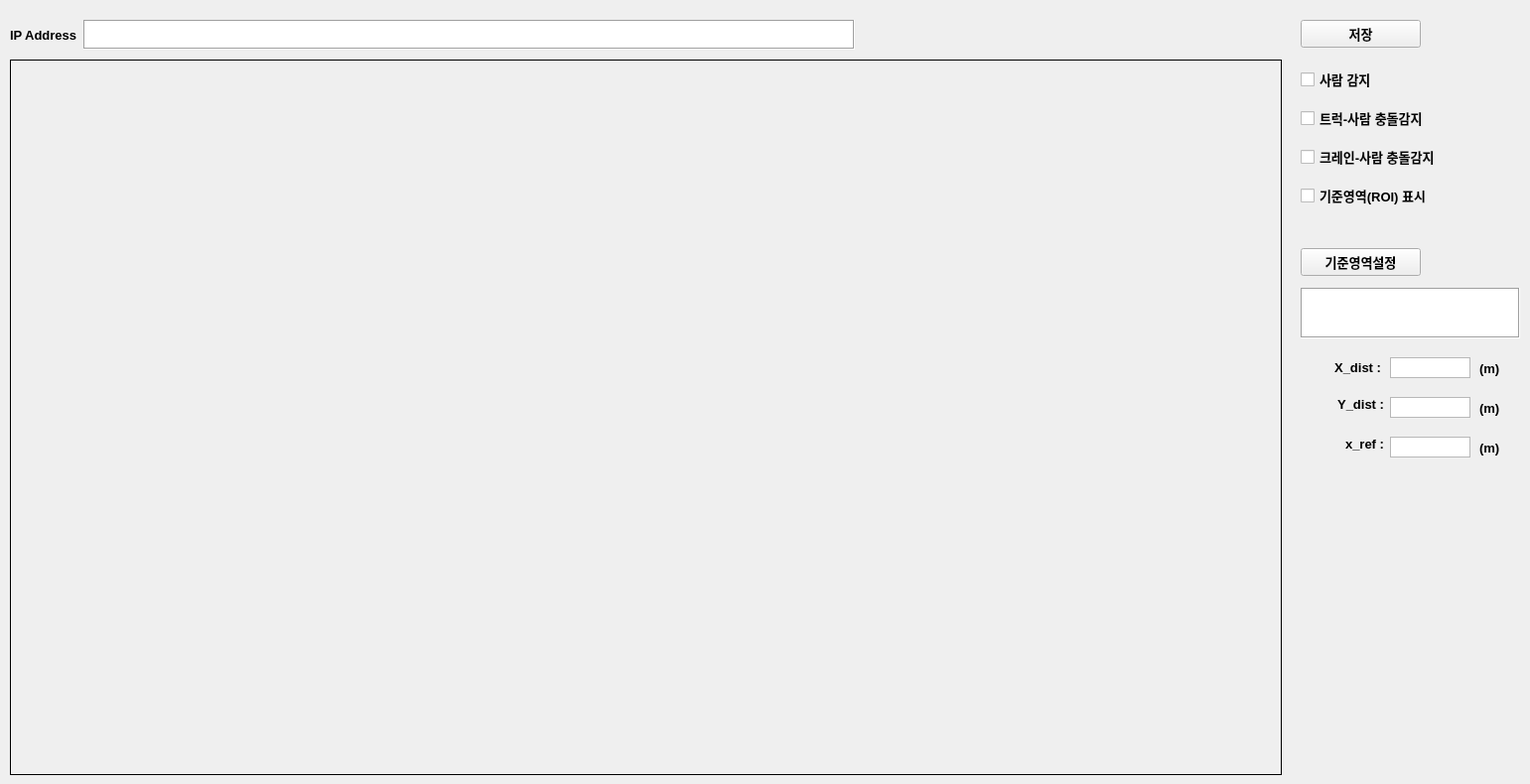
   <widget class="QWidget" name="tab_2">
    <attribute name="title">
     <string>CAM2</string>
    </attribute>
    <widget class="QWidget" name="verticalLayoutWidget_8">
     <property name="geometry">
      <rect>
       <x>10</x>
       <y>60</y>
       <width>1281</width>
       <height>721</height>
      </rect>
     </property>
     <layout class="QVBoxLayout" name="verticalLayout_8">
      <item>
       <widget class="QLabel" name="lbltabimg_cam2">
        <property name="frameShape">
         <enum>QFrame::Box</enum>
        </property>
        <property name="text">
         <string/>
        </property>
       </widget>
      </item>
     </layout>
    </widget>
    <widget class="QWidget" name="horizontalLayoutWidget_4">
     <property name="geometry">
      <rect>
       <x>10</x>
       <y>10</y>
       <width>851</width>
       <height>51</height>
      </rect>
     </property>
     <layout class="QHBoxLayout" name="horizontalLayout_4">
      <item>
       <widget class="QLabel" name="label_4">
        <property name="maximumSize">
         <size>
          <width>200</width>
          <height>30</height>
         </size>
        </property>
        <property name="font">
         <font>
          <family>Arial</family>
          <pointsize>10</pointsize>
          <weight>75</weight>
          <bold>true</bold>
         </font>
        </property>
        <property name="text">
         <string>IP Address</string>
        </property>
       </widget>
      </item>
      <item>
       <widget class="QTextEdit" name="txtipadd_cam2">
        <property name="maximumSize">
         <size>
          <width>16777215</width>
          <height>30</height>
         </size>
        </property>
        <property name="frameShape">
         <enum>QFrame::Box</enum>
        </property>
       </widget>
      </item>
     </layout>
    </widget>
    <widget class="QPushButton" name="pbnroiset_cam2">
     <property name="geometry">
      <rect>
       <x>1310</x>
       <y>250</y>
       <width>121</width>
       <height>28</height>
      </rect>
     </property>
     <property name="font">
      <font>
       <family>Arial</family>
       <pointsize>10</pointsize>
       <weight>75</weight>
       <bold>true</bold>
      </font>
     </property>
     <property name="text">
      <string>기준영역설정</string>
     </property>
    </widget>
    <widget class="QWidget" name="verticalLayoutWidget_7">
     <property name="geometry">
      <rect>
       <x>1310</x>
       <y>60</y>
       <width>222</width>
       <height>161</height>
      </rect>
     </property>
     <layout class="QVBoxLayout" name="verticalLayout_7">
      <item>
       <widget class="QCheckBox" name="chkperson_cam2">
        <property name="font">
         <font>
          <family>Arial</family>
          <pointsize>10</pointsize>
          <weight>75</weight>
          <bold>true</bold>
         </font>
        </property>
        <property name="text">
         <string>사람 감지</string>
        </property>
       </widget>
      </item>
      <item>
       <widget class="QCheckBox" name="chkforkperson_cam2">
        <property name="font">
         <font>
          <family>Arial</family>
          <pointsize>10</pointsize>
          <weight>75</weight>
          <bold>true</bold>
         </font>
        </property>
        <property name="text">
         <string>트럭-사람 충돌감지</string>
        </property>
       </widget>
      </item>
      <item>
       <widget class="QCheckBox" name="chkcraneperson_cam2">
        <property name="font">
         <font>
          <family>Arial</family>
          <pointsize>10</pointsize>
          <weight>75</weight>
          <bold>true</bold>
         </font>
        </property>
        <property name="text">
         <string>크레인-사람 충돌감지</string>
        </property>
       </widget>
      </item>
      <item>
       <widget class="QCheckBox" name="chkroi_cam2">
        <property name="font">
         <font>
          <family>Arial</family>
          <pointsize>10</pointsize>
          <weight>75</weight>
          <bold>true</bold>
         </font>
        </property>
        <property name="text">
         <string>기준영역(ROI) 표시</string>
        </property>
       </widget>
      </item>
     </layout>
    </widget>
    <widget class="QPushButton" name="pbnsave_cam2">
     <property name="geometry">
      <rect>
       <x>1310</x>
       <y>20</y>
       <width>121</width>
       <height>28</height>
      </rect>
     </property>
     <property name="font">
      <font>
       <family>Arial</family>
       <pointsize>10</pointsize>
       <weight>75</weight>
       <bold>true</bold>
      </font>
     </property>
     <property name="text">
      <string>저장</string>
     </property>
    </widget>
    <widget class="QTextEdit" name="txtroi_cam2">
     <property name="geometry">
      <rect>
       <x>1310</x>
       <y>290</y>
       <width>221</width>
       <height>51</height>
      </rect>
     </property>
     <property name="frameShape">
      <enum>QFrame::Box</enum>
     </property>
     <property name="verticalScrollBarPolicy">
      <enum>Qt::ScrollBarAlwaysOff</enum>
     </property>
     <property name="horizontalScrollBarPolicy">
      <enum>Qt::ScrollBarAlwaysOff</enum>
     </property>
    </widget>
    <widget class="QLabel" name="label">
     <property name="geometry">
      <rect>
       <x>1320</x>
       <y>360</y>
       <width>71</width>
       <height>21</height>
      </rect>
     </property>
     <property name="font">
      <font>
       <family>Arial</family>
       <pointsize>10</pointsize>
       <weight>75</weight>
       <bold>true</bold>
      </font>
     </property>
     <property name="text">
      <string>X_dist :</string>
     </property>
     <property name="alignment">
      <set>Qt::AlignRight|Qt::AlignTrailing|Qt::AlignVCenter</set>
     </property>
    </widget>
    <widget class="QLabel" name="label_2">
     <property name="geometry">
      <rect>
       <x>1330</x>
       <y>400</y>
       <width>64</width>
       <height>15</height>
      </rect>
     </property>
     <property name="font">
      <font>
       <family>Arial</family>
       <pointsize>10</pointsize>
       <weight>75</weight>
       <bold>true</bold>
      </font>
     </property>
     <property name="text">
      <string>Y_dist :</string>
     </property>
     <property name="alignment">
      <set>Qt::AlignRight|Qt::AlignTrailing|Qt::AlignVCenter</set>
     </property>
    </widget>
    <widget class="QLabel" name="label_8">
     <property name="geometry">
      <rect>
       <x>1330</x>
       <y>440</y>
       <width>64</width>
       <height>15</height>
      </rect>
     </property>
     <property name="font">
      <font>
       <family>Arial</family>
       <pointsize>10</pointsize>
       <weight>75</weight>
       <bold>true</bold>
      </font>
     </property>
     <property name="text">
      <string>x_ref :</string>
     </property>
     <property name="alignment">
      <set>Qt::AlignRight|Qt::AlignTrailing|Qt::AlignVCenter</set>
     </property>
    </widget>
    <widget class="QTextEdit" name="txt_xdist_cam2">
     <property name="geometry">
      <rect>
       <x>1400</x>
       <y>360</y>
       <width>81</width>
       <height>21</height>
      </rect>
     </property>
     <property name="verticalScrollBarPolicy">
      <enum>Qt::ScrollBarAlwaysOff</enum>
     </property>
     <property name="horizontalScrollBarPolicy">
      <enum>Qt::ScrollBarAlwaysOff</enum>
     </property>
    </widget>
    <widget class="QTextEdit" name="txt_ydist_cam2">
     <property name="geometry">
      <rect>
       <x>1400</x>
       <y>400</y>
       <width>81</width>
       <height>21</height>
      </rect>
     </property>
     <property name="verticalScrollBarPolicy">
      <enum>Qt::ScrollBarAlwaysOff</enum>
     </property>
     <property name="horizontalScrollBarPolicy">
      <enum>Qt::ScrollBarAlwaysOff</enum>
     </property>
    </widget>
    <widget class="QTextEdit" name="txt_xref_cam2">
     <property name="geometry">
      <rect>
       <x>1400</x>
       <y>440</y>
       <width>81</width>
       <height>21</height>
      </rect>
     </property>
     <property name="verticalScrollBarPolicy">
      <enum>Qt::ScrollBarAlwaysOff</enum>
     </property>
     <property name="horizontalScrollBarPolicy">
      <enum>Qt::ScrollBarAlwaysOff</enum>
     </property>
    </widget>
    <widget class="QLabel" name="label_9">
     <property name="geometry">
      <rect>
       <x>1490</x>
       <y>363</y>
       <width>31</width>
       <height>16</height>
      </rect>
     </property>
     <property name="font">
      <font>
       <family>Arial</family>
       <pointsize>10</pointsize>
       <weight>75</weight>
       <bold>true</bold>
      </font>
     </property>
     <property name="text">
      <string>(m)</string>
     </property>
     <property name="alignment">
      <set>Qt::AlignLeading|Qt::AlignLeft|Qt::AlignVCenter</set>
     </property>
    </widget>
    <widget class="QLabel" name="label_10">
     <property name="geometry">
      <rect>
       <x>1490</x>
       <y>403</y>
       <width>31</width>
       <height>16</height>
      </rect>
     </property>
     <property name="font">
      <font>
       <family>Arial</family>
       <pointsize>10</pointsize>
       <weight>75</weight>
       <bold>true</bold>
      </font>
     </property>
     <property name="text">
      <string>(m)</string>
     </property>
     <property name="alignment">
      <set>Qt::AlignLeading|Qt::AlignLeft|Qt::AlignVCenter</set>
     </property>
    </widget>
    <widget class="QLabel" name="label_11">
     <property name="geometry">
      <rect>
       <x>1490</x>
       <y>443</y>
       <width>31</width>
       <height>16</height>
      </rect>
     </property>
     <property name="font">
      <font>
       <family>Arial</family>
       <pointsize>10</pointsize>
       <weight>75</weight>
       <bold>true</bold>
      </font>
     </property>
     <property name="text">
      <string>(m)</string>
     </property>
     <property name="alignment">
      <set>Qt::AlignLeading|Qt::AlignLeft|Qt::AlignVCenter</set>
     </property>
    </widget>
   </widget>
